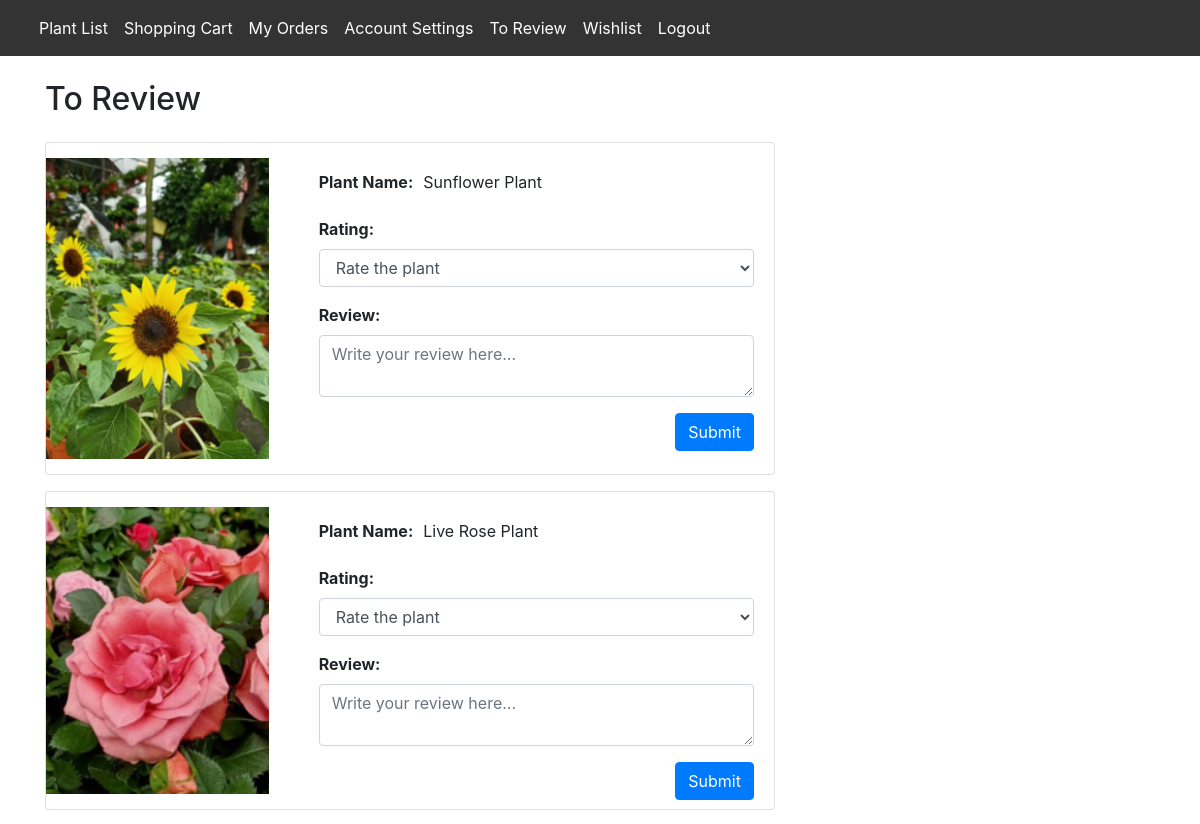
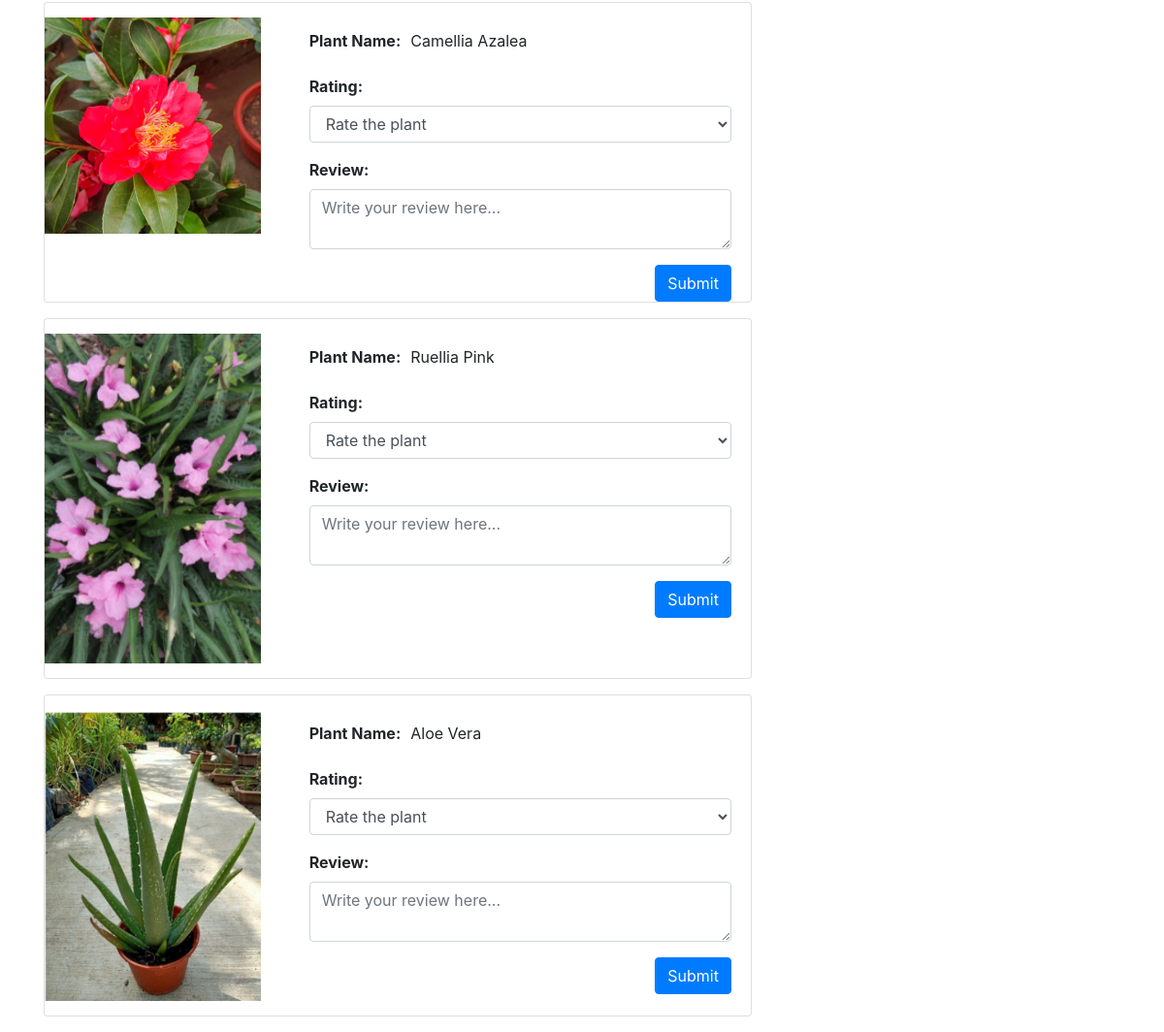
Page /to_review/ (signed in) on the committed database (2 pictures, top to bottom).
### app/models.py (models this page shows, shortened)
class OrderItem(models.Model):
    order = models.ForeignKey(Order, on_delete=models.CASCADE, related_name='order_items')
    plant = models.ForeignKey(Plant, on_delete=models.CASCADE, related_name='order_items')
    plant_quantity = models.PositiveIntegerField(validators=[MinValueValidator(1), MaxValueValidator(50)])
    order_item_price = models.DecimalField(max_digits=5, decimal_places=2)
    to_review = models.BooleanField(default=True)

class Plant(models.Model):
    plant_name = models.CharField(max_length=80)
    plant_image = models.ImageField(upload_to='plant/')
    plant_description = models.CharField(max_length=500)
    plant_price = models.DecimalField(max_digits=5, decimal_places=2)
    plant_availability = models.PositiveIntegerField(validators=[MinValueValidator(1), MaxValueValidator(999)])

### app/views.py (the view)
# urls.py: path('to_review/', views.to_review, name='to_review'),
@login_required
def to_review(request):
    customer = request.user.customer_profile
    order_items_to_review = OrderItem.objects.filter(
        order__customer=customer,
        to_review=True,
        order__order_status='Completed'
    ).select_related('plant')
    plants_reviewed = set()
    unique_order_items_to_review = []
    for item in order_items_to_review:
        if item.plant not in plants_reviewed:
            unique_order_items_to_review.append(item)
            plants_reviewed.add(item.plant)
    return render(request, 'to_review.html', {'order_items_to_review': unique_order_items_to_review})

### app/templates/to_review.html (shortened to what this page needs)
<!DOCTYPE html>
<html lang="en">
<head>
    <link href="https://stackpath.bootstrapcdn.com/bootstrap/4.5.2/css/bootstrap.min.css" rel="stylesheet">
</head>
<body>
    <nav class="navbar navbar-expand-md navbar-dark" style="background-color: #333333;">
        <div class="container-fluid">
            <div class="collapse navbar-collapse" id="navbarNav">
                <ul class="navbar-nav">
                    <li class="nav-item deliveryman-section">
                        <a class="nav-link active" href="{% url 'plant_list' %}">Plant List</a>
                    </li>
                    <li class="nav-item">
                        <a class="nav-link active" aria-current="page" href="{% url 'view_cart' %}">Shopping Cart</a>
                    </li>
                    <li class="nav-item">
                        <a class="nav-link active" aria-current="page" href="{% url 'my_orders' %}">My Orders</a>
                    </li>
                    <li class="nav-item">
                        <a class="nav-link active" aria-current="page" href="{% url 'account_settings' %}">Account
                            Settings</a>
                    </li>
                    <li class="nav-item">
                        <a class="nav-link active" aria-current="page" href="{% url 'to_review' %}">To Review</a>
                    </li>
                    <li class="nav-item">
                        <a class="nav-link active" aria-current="page" href="{% url 'view_wishlist' %}">Wishlist</a>
                    </li>
                    <li class="nav-item">
                        <a class="nav-link active" aria-current="page" href="{% url 'logout' %}">Logout</a>
                    </li>
                </ul>
            </div>
        </div>
    </nav>
    <div class="container mt-4">
        <h2 class="mb-4">To Review</h2>
        {% for item in order_items_to_review %}
        <div class="row">
            <div class="col-lg-8">
                <div class="card mb-3">
                    <div class="row g-0">
                        <div class="col-md-4" style="padding: 15px;">
                            <img src="{{ item.plant.plant_image.url }}" alt="{{ item.plant.plant_name }}"
                                 class="img-fluid" style="width: 100%; height: auto;">
                        </div>
                        <div class="col-md-8">
                            <div class="card-body">
                                <form action="{% url 'submit_review' item.id %}" method="post">
                                    <div class="form-row align-items-center mb-3">
                                        <div class="col-auto">
                                            <label for="plantName{{ forloop.counter }}" class="col-form-label"><strong>Plant Name:</strong></label>
                                        </div>
                                        <div class="col">
                                            <input type="text" id="plantName{{ forloop.counter }}" class="form-control-plaintext" readonly
                                                   value="{{ item.plant.plant_name }}">
                                        </div>
                                    </div>
                                    <div class="form-group mb-3">
                                        <label for="rating{{ forloop.counter }}"><strong>Rating:</strong></label>
                                        <select name="rating" id="rating{{ forloop.counter }}" class="form-control" required>
                                            <option value="">Rate the plant</option>
                                        </select>
                                    </div>
                                    <div class="form-group mb-3">
                                        <label for="review{{ forloop.counter }}"><strong>Review:</strong></label>
                                        <textarea name="comment" id="review{{ forloop.counter }}" class="form-control"
                                            placeholder="Write your review here..." required></textarea>
                                    </div>
                                    <button type="submit" class="btn btn-primary float-right">Submit</button>
                                </form>
                            </div>
                        </div>
                    </div>
                </div>
            </div>
        </div>
        {% empty %}
        <div class="alert alert-warning" role="alert">
            You have no items to review.
        </div>
        {% endfor %}
    </div>
</body>
</html>

### rows in the picture
OrderItem: plant.plant_image (picture), plant.plant_name "Sunflower Plant"
OrderItem: plant.plant_image (picture), plant.plant_name "Live Rose Plant"
OrderItem: plant.plant_image (picture), plant.plant_name "Camellia Azalea"
OrderItem: plant.plant_image (picture), plant.plant_name "Ruellia Pink"
OrderItem: plant.plant_image (picture), plant.plant_name "Aloe Vera"
